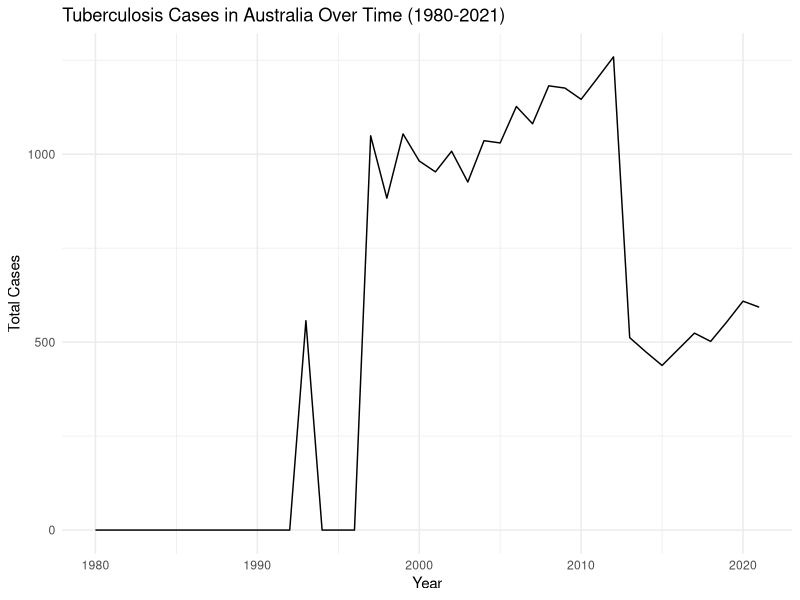
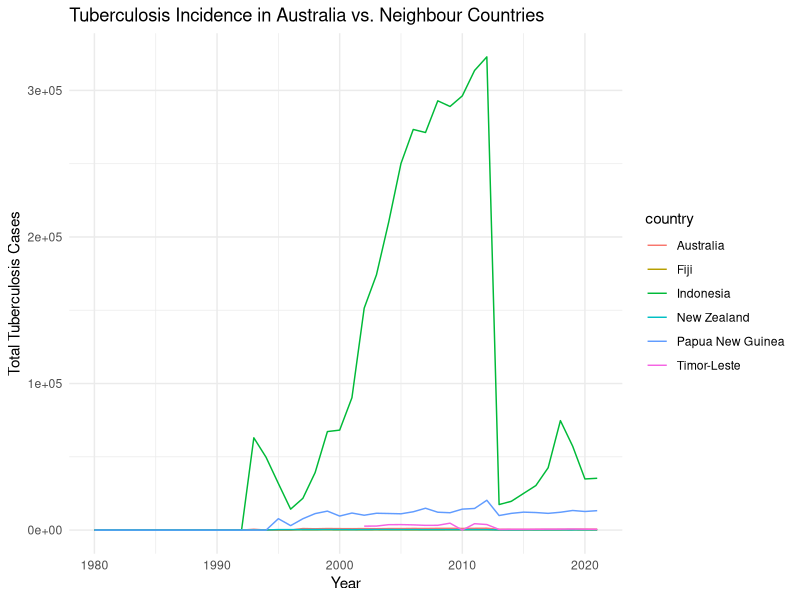
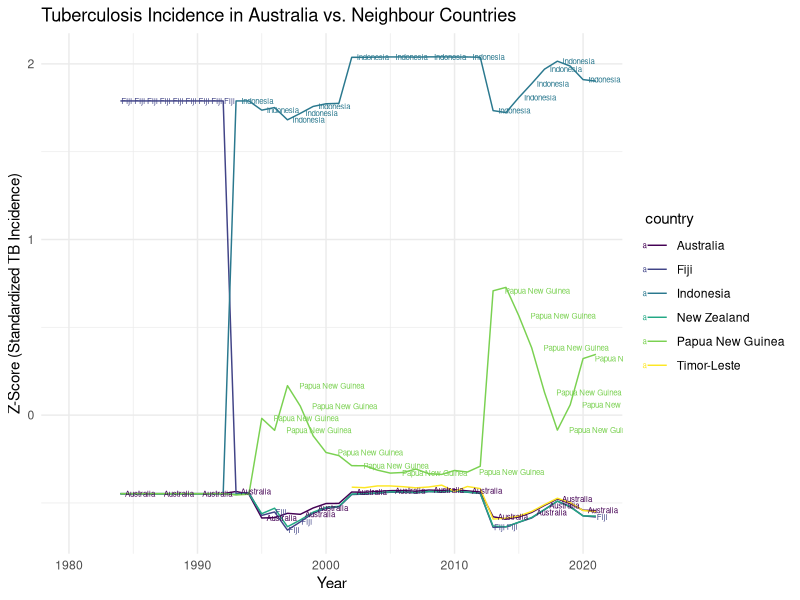

The R script that drew these images, in order:
## ---- chunk 1

library(tidyverse)
library(dplyr)
library(ggplot2)
library(tidyr)
library(viridis)
library(RColorBrewer)

## ---- chunk 2

tuberculosis <- read_csv("data/TB_notifications_2023-08-21.csv")

data_dictionary <- read_csv("data/TB_data_dictionary_2023-08-21.csv")

## ---- chunk 3

tuberculosis %>%
  select(country) %>%  
  distinct() %>%      
  n_distinct()     

## ---- chunk 4

min(tuberculosis$year)
max(tuberculosis$year)

## ---- chunk 5

tuberculosis_new <- tuberculosis %>%
  group_by(country, year) %>%
  mutate(total_cases = sum(new_sp, new_sn, new_su, new_ep, new_oth, 
                           na.rm = TRUE))


ggplot(tuberculosis_new %>% filter(country == "Australia"), 
       aes(x = year, y = total_cases, group = 1)) +
  geom_line() +
  labs(
    title = "Tuberculosis Cases in Australia Over Time (1980-2021)",
    x = "Year",
    y = "Total Cases"
  ) +
  theme_minimal()

## ---- chunk 6

ggplot(tuberculosis_new %>%
         filter(country %in% c("Australia", "Fiji", "Indonesia", 
                               "New Zealand", "Papua New Guinea", 
                               "Timor-Leste")), 
       aes(x = year, y = total_cases, color = country)) +
  geom_line() +
  labs(
    title = "Tuberculosis Incidence in Australia vs. Neighbour Countries",
    x = "Year",
    y = "Total Tuberculosis Cases"
  ) +
  theme_minimal()

## ---- chunk 7

tuberculosis_new <- tuberculosis_new %>%
  filter(country %in% c("Australia", "Fiji", "Indonesia", 
                        "New Zealand", "Papua New Guinea", "Timor-Leste")) %>%
  group_by(year) %>%
  mutate(mean_cases = mean(total_cases, na.rm = TRUE),
         sd_cases = sd(total_cases, na.rm = TRUE))

tuberculosis_new <- tuberculosis_new %>%
  mutate(z_score = (total_cases - mean_cases) / sd_cases)


ggplot(tuberculosis_new, aes(x = year, y = z_score, 
                             color = country, label = country)) +
  geom_line() +
  geom_text(data = tuberculosis_new %>%
              filter(year == max(year)),  
            aes(label = country), 
            hjust = -0.2,                  
            nudge_x = -0.1,                
            check_overlap = TRUE,          
            size = 2) +                    
  scale_color_viridis(discrete = TRUE) +
  labs(
    title = "Tuberculosis Incidence in Australia vs. Neighbour Countries",
    x = "Year",
    y = "Z-Score (Standardized TB Incidence)"
  ) +
  theme_minimal()


